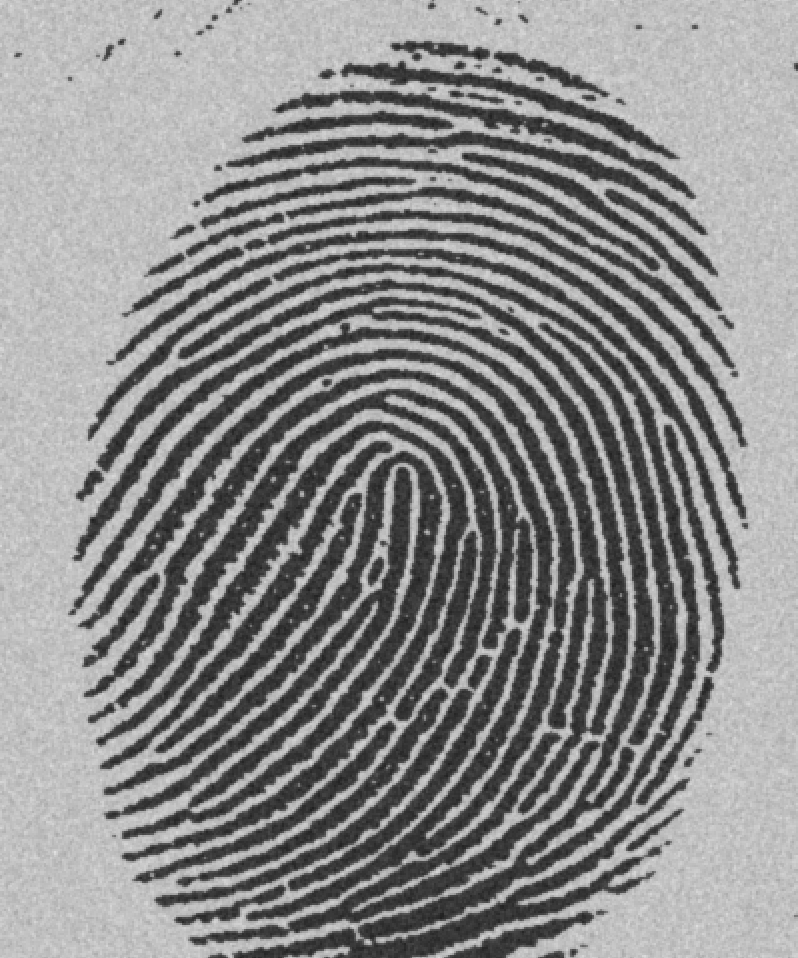
%> input picture fifth/noisy_fingerprint.tif, 798 x 958 px
$ octave --eval "result = my_histeq(imread('../fifth/noisy_fingerprint.tif'));"   (GNU Octave 9; MATLAB toolbox functions it lacks are replaced by stand-ins)
%> lines starting %> are read from the running program, lines starting %| are printed output that depends on the picture
function [out,T] = my_histeq(a,cm,hgram)

% Parameter setup
isIntensityImage = false;
if(isfloat(a))
    NPTS = 256;
else
    NPTS = diff(getrangefromclass(a)) + 1;
%> NPTS = 256
end
if nargin == 1
    %HISTEQ(I)
    validateattributes(a,{'uint8','uint16','double','int16','single'}, ...
        {'nonsparse'}, mfilename,'I',1);
    n = 64; % Default n
    hgram = ones(1,n)*(numel(a)/n);
    isIntensityImage = true;
elseif nargin == 2
    if numel(cm) == 1
        %HISTEQ(I,N)
        validateattributes(a,{'uint8','uint16','double','int16','single'}, ...
            {'nonsparse'}, mfilename,'I',1);
        validateattributes(cm, {'single','double'},...
            {'nonsparse','integer','real','positive','scalar'},...
            mfilename,'N',2);
        m = cm;
        hgram = ones(1,m)*(numel(a)/m);
        isIntensityImage = true;
    elseif size(cm,2) == 3 && size(cm,1) > 1
        %HISTEQ(X,map)
        if isa(a, 'uint16')
            error(message('images:histeq:unsupportedUint16IndexedImages'))
        end
        validateattributes(a,{'uint8','double','single'}, ...
            {'nonsparse'},mfilename,'X',1);
        n = size(cm,1);
        hgram = ones(1,n)*(numel(a)/n);
    else
        %HISTEQ(I,HGRAM)
        validateattributes(a,{'uint8','uint16','double','int16','single'}, ...
            {'nonsparse'}, mfilename,'I',1);
        validateattributes(cm, {'single','double'},...
            {'real','nonsparse','vector','nonempty'},...
            mfilename,'HGRAM',2);
        hgram = cm;
        isIntensityImage = true;
    end
else
    %HISTEQ(X,MAP,HGRAM)
    validateattributes(a,{'uint8','double','uint16','single'}, ...
        {'nonsparse'},mfilename,'X',1);
    if isa(a, 'uint16')
        error(message('images:histeq:unsupportedUint16IndexedImages'))
    end
    validateattributes(hgram, {'single','double'},...
            {'real','nonsparse','vector','nonempty'},...
            mfilename,'HGRAM',3);

    n = size(cm,1);
    if length(hgram)~=n
        error(message('images:histeq:HGRAMmustBeSameSizeAsMAP'))
    end
end

if min(size(hgram)) > 1
   error(message('images:histeq:hgramMustBeAVector'))
end

% Normalize hgram
hgram = hgram*(numel(a)/sum(hgram));       % Set sum = numel(a)
%> hgram = 64 values from 11945.1 to 11945.1
m = length(hgram);
%> m = 64

% Intensity image or indexed image
if isIntensityImage
    classChanged = false;
    if isa(a,'int16')
        classChanged = true;
        a = im2uint16(a);
    end

    [nn,cum] = computeCumulativeHistogram(a,NPTS);
    T = createTransformationToIntensityImage(a,hgram,m,NPTS,nn,cum);
    % Mex call is equivalent to:
    % b = uint8((255.0*T(a+1));
    % or uint16((65535.0*T(a+1));
    b = images.internal.builtins.grayxform(a, T);
% [42 lines not run here, left out]
function [nn,cum] = computeCumulativeHistogram(img,nbins)
%> called with nbins = 256

nn = imhist(img,nbins)';
%> nn = 256 values, max 23014 at index 193, min 0 at index 1, mean 2986.3
cum = cumsum(nn);
%> cum = 256 values from 0 to 764484


function T = createTransformationToIntensityImage(a,hgram,m,n,nn,cum)
%> called with m = 64, n = 256
% Create transformation to an intensity image by minimizing the error
% between desired and actual cumulative histogram.

% Generate cumulative hgram
cumd = cumsum(hgram);
%> cumd = 64 values from 11945.1 to 764484

% Calc error
% tol = nn w/ 1st and last element set to 0, then divide by 2 and tile to MxN
tol = ones(m,1)*min([nn(1:n-1),0;0,nn(2:n)])/2;
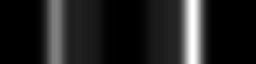
%> tol: size 64x256 double; min 0, max 11507, mean 1493.1; drawn with min black and max white
% Calculate errors btw cumulative histograms
err = (cumd(:)*ones(1,n)-ones(m,1)*cum(:)')+tol;
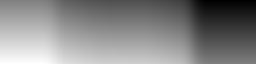
%> err: size 64x256 double; min -752538.9, max 764484, mean 43199.2; drawn with min black and max white

% Find which combo yielded errors above tolerance
d = find(err < -numel(a)*sqrt(eps));
%> d = 7268 values from 2881 to 16383
if ~isempty(d)
    % Set to max err
   err(d) = numel(a)*ones(size(d));
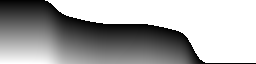
%> err: size 64x256 double; min 0, max 764484, mean 502979.7; drawn with min black and max white
end

% Get min error
% T will be the bin mapping of a to hgram
% T(oldbinval) = newbinval
[dum,T] = min(err); %#ok
%> dum = 256 values, max 11945.1 at index 1, min 0 at index 226, mean 6057.5; T = 256 values from 1 to 64
% Normalize T
T = (T-1)/(m-1);
%> T = 256 values from 0 to 1
%> the run ends on the next line

$ run again, on fifth/coins.png
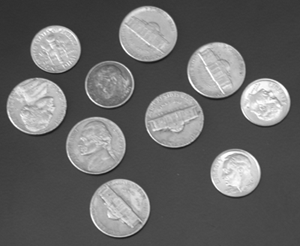
%> input picture fifth/coins.png, 300 x 246 px
%> NPTS = 256
%> in computeCumulativeHistogram, `nn = imhist(img,nbins)';`: nn = 256 values, max 4264 at index 74, min 0 at index 1, mean 288.3
%> in computeCumulativeHistogram, `cum = cumsum(nn);`: cum = 256 values from 0 to 73800
%> in createTransformationToIntensityImage, `err = (cumd(:)*ones(1,n)-ones(m,1)*cum(:)')+tol;`:
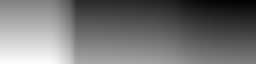
%> err: size 64x256 double; min -72646.9, max 73800, mean -6492.5; drawn with min black and max white
%> d = 9651 values from 3265 to 16383
%> in createTransformationToIntensityImage, `err(d) = numel(a)*ones(size(d));`:
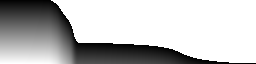
%> err: size 64x256 double; min 0, max 73800, mean 54528.5; drawn with min black and max white
%> in createTransformationToIntensityImage, `[dum,T] = min(err);`: dum = 256 values, max 1153.1 at index 1, min 0 at index 256, mean 656; T = 256 values from 1 to 64
%> in createTransformationToIntensityImage, `T = (T-1)/(m-1);`: T = 256 values from 0 to 1
